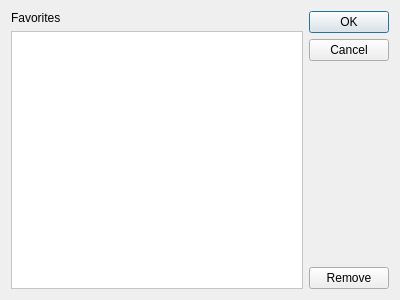
<?xml version="1.0" encoding="UTF-8"?>
<ui version="4.0">
 <class>favoritesDialog</class>
 <widget class="QDialog" name="favoritesDialog">
  <property name="geometry">
   <rect>
    <x>0</x>
    <y>0</y>
    <width>400</width>
    <height>300</height>
   </rect>
  </property>
  <property name="windowTitle">
   <string>Manage Favorites</string>
  </property>
  <layout class="QHBoxLayout" name="horizontalLayout">
   <item>
    <layout class="QVBoxLayout" name="verticalLayout_2">
     <item>
      <widget class="QLabel" name="label">
       <property name="text">
        <string>Favorites</string>
       </property>
      </widget>
     </item>
     <item>
      <widget class="QListWidget" name="listWidget">
       <property name="styleSheet">
        <string notr="true">background-color: white</string>
       </property>
      </widget>
     </item>
    </layout>
   </item>
   <item>
    <layout class="QVBoxLayout" name="verticalLayout">
     <item>
      <widget class="QDialogButtonBox" name="buttonBox">
       <property name="orientation">
        <enum>Qt::Vertical</enum>
       </property>
       <property name="standardButtons">
        <set>QDialogButtonBox::Cancel|QDialogButtonBox::Ok</set>
       </property>
      </widget>
     </item>
     <item>
      <spacer name="verticalSpacer">
       <property name="orientation">
        <enum>Qt::Vertical</enum>
       </property>
       <property name="sizeHint" stdset="0">
        <size>
         <width>20</width>
         <height>40</height>
        </size>
       </property>
      </spacer>
     </item>
     <item>
      <widget class="QPushButton" name="removeButton">
       <property name="text">
        <string>Remove</string>
       </property>
      </widget>
     </item>
    </layout>
   </item>
  </layout>
 </widget>
 <resources/>
 <connections>
  <connection>
   <sender>buttonBox</sender>
   <signal>accepted()</signal>
   <receiver>favoritesDialog</receiver>
   <slot>accept()</slot>
   <hints>
    <hint type="sourcelabel">
     <x>248</x>
     <y>254</y>
    </hint>
    <hint type="destinationlabel">
     <x>157</x>
     <y>274</y>
    </hint>
   </hints>
  </connection>
  <connection>
   <sender>buttonBox</sender>
   <signal>rejected()</signal>
   <receiver>favoritesDialog</receiver>
   <slot>reject()</slot>
   <hints>
    <hint type="sourcelabel">
     <x>316</x>
     <y>260</y>
    </hint>
    <hint type="destinationlabel">
     <x>286</x>
     <y>274</y>
    </hint>
   </hints>
  </connection>
 </connections>
</ui>
